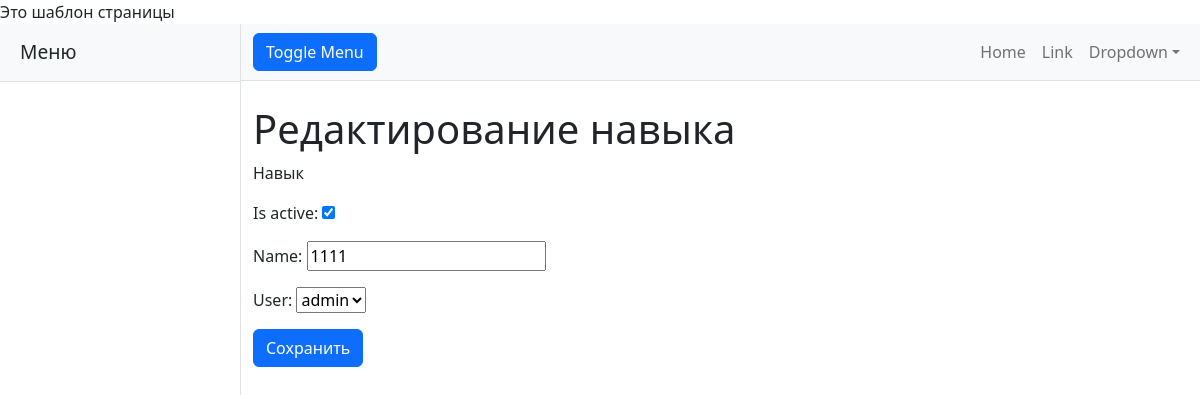
Page /skill_update/1/ on the committed database.
### blogapp/models.py (models this page shows, shortened)
class IsActiveMixin(models.Model):
    objects = models.Manager()
    active_objects = ActiveManager()
    is_active = models.BooleanField(default=False)
    class Meta:
        abstract = True

class Skill(IsActiveMixin):
    name = models.CharField(max_length=64, unique=True)
    user = models.ForeignKey(AppUser, on_delete=models.CASCADE)

### blogapp/views.py (the view)
# urls.py: path('skill_update/<int:pk>/', views.SkillUpdataView.as_view(), name='skill_update'),
class SkillUpdataView(UpdateView):
    fields = '__all__'
    model = Skill
    success_url = reverse_lazy('blogapp:skill_list')
    template_name = 'blogapp/skill_update.html'

### blogapp/templates/blogapp/skill_update.html (shortened to what this page needs)
{% extends "base.html" %}
{% block menu_title %} Меню {% endblock %}
{% block page_content %}
<h1 class="mt-4">Редактирование навыка</h1>
    <p>Навык</p>
    <form method="post" id="Create_Skill_Form">
            {{ form.as_p }}
            <button type="submit" class="btn btn-primary" id="Update_Skill_BTN">Сохранить</button>
        </form>
{% endblock %}

### rows in the picture
Skill: is_active "☑", name "1111", user "admin"
